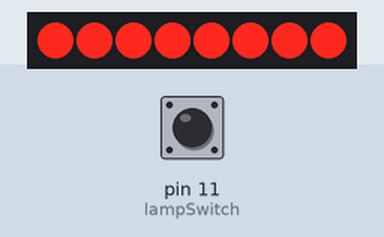
Bench run of a sketch on a simulated Arduino Uno, built with avr-gcc and run on an emulated ATmega328P. Shown: 8 shift-register outputs drawn as a row of LEDs (first output left, lit = HIGH). Wiring (inferred from the names in the program): shift register (74HC595): data pin 10; shift clock pin 9; latch pin 8. Wiring (inferred from the signals the program sends): row of LEDs: on Q0, Q1, Q2, Q3, Q4, Q5, Q6, Q7. The test bench sets the inputs (shaded band); at power-on: pin 11 (lampSwitch) LOW.

Above: at 1.2 s.
1.3 s: pin 11 (lampSwitch) pulled HIGH for 0.15 s
At 2.4 s:
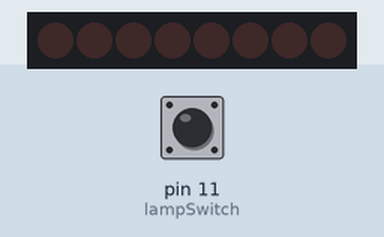
2.9 s: pin 11 (lampSwitch) pulled HIGH for 1 s
At 3.7 s:
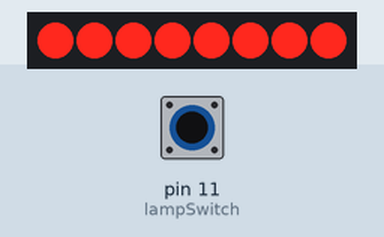
5.4 s: pin 11 (lampSwitch) pulled HIGH for 3.2 s
At 6.8 s:
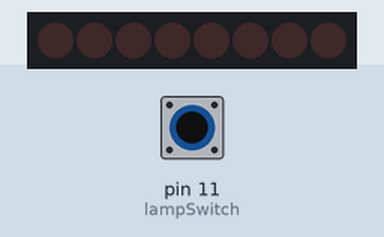
Timing chart, 0 to 8.4 s (numbered marks = the images above; inputs shaded):
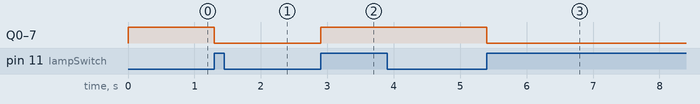

Measured:
- after the input at 1.3 s, Q0–7: HIGH → LOW at once
- after the input at 2.9 s, Q0–7: LOW → HIGH at once
- after the input at 5.4 s, Q0–7: HIGH → LOW at once

The sketch:

streetLamp.ino
```cpp
//shift register
byte LED_patterns[] = {
  B11111111,
  B00000000
};
int latch = 8;
int clock = 9;
int data = 10;

void updateShiftRegister(byte pattern) {
  digitalWrite(latch, LOW);
  shiftOut(data, clock, MSBFIRST, pattern);
  digitalWrite(latch, HIGH);
}

//button
const int lampSwitch = 11;

//button toggle
bool current = LOW;
bool last = LOW;
bool On = false;

//button state
void handleButtonPress(int buttonIndex, bool &buttonState, bool &lastButtonState) {
  bool currentButtonState = digitalRead(buttonIndex);

  if (currentButtonState == HIGH && lastButtonState == LOW) {
    buttonState = !buttonState;
    // Update shift register pattern
    if (buttonState) {
      updateShiftRegister(LED_patterns[0]); // Turn on all LEDs
    } else {
      updateShiftRegister(LED_patterns[1]); // Turn off all LEDs
    }
  }
  lastButtonState = currentButtonState;
}

//initialization
void setup() {
  Serial.begin(9600);
  pinMode(lampSwitch, INPUT);
  pinMode(latch, OUTPUT);
  pinMode(clock, OUTPUT);
  pinMode(data, OUTPUT);
  updateShiftRegister(LED_patterns[1]); // Initially turn off all LEDs
}

void loop() {
  handleButtonPress(lampSwitch, current, last);
}
```
